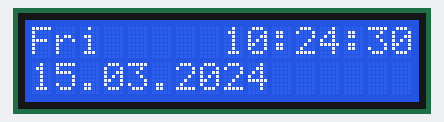
Bench run of a sketch on a simulated Arduino Leonardo, built with avr-gcc and run on an emulated ATmega32U4. Parts: 16×2 character LCD. The local clock reads 2024-03-15 10:24:30 at power-on unless the sketch sets it.

Above: at 0.1 s.
At 4.2 s:
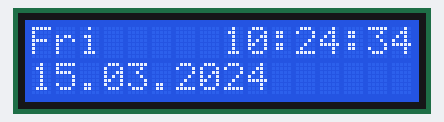
At 9.2 s:
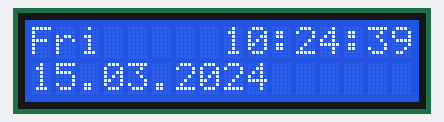
At 19.3 s:
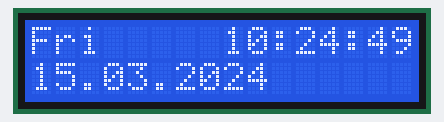
At 28.4 s:
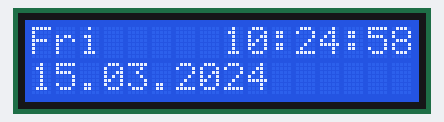
At 38.5 s:
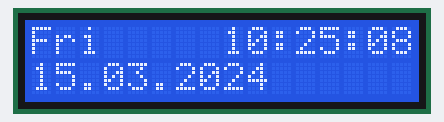

Measured:
- what the display in image 1 shows lasts 1.0 s, from 4.1 s to 5.1 s

The sketch:

lcd_volt_meter.ino
```cpp
#include <DS3231.h>
#include <LiquidCrystal.h>


// Init the DS3231 using the hardware interface
DS3231  rtc(SDA, SCL);
LiquidCrystal lcd(12, 11, 6, 7, 8, 9);
void setup()
{
  // Setup Serial connection
  Serial.begin(115200);
  // Uncomment the next line if you are using an Arduino Leonardo
  //while (!Serial) {}
  lcd.begin(16, 2);
  lcd.clear();
  // Print a message to the LCD.
  //lcd.print("hello, world!");
  // Initialize the rtc object
  rtc.begin();

  // The following lines can be uncommented to set the date and time
  //rtc.setDOW(SUNDAY);     // Set Day-of-Week to SUNDAY
  //rtc.setTime(11, 55, 0);     // Set the time to 12:00:00 (24hr format)
  //rtc.setDate(12, 4, 2016);   // Set the date to January 1st, 2014
}

void loop()
{
  // Send Day-of-Week
  lcd.setCursor(0, 0);
  lcd.print(rtc.getDOWStr(1));
  lcd.print("  ");
  lcd.print("   ");

  lcd.println(rtc.getTimeStr());


  // Send time
  lcd.setCursor(0, 1);
  lcd.print(rtc.getDateStr());
  // Wait one second before repeating :)
  delay (1000);
}
```
